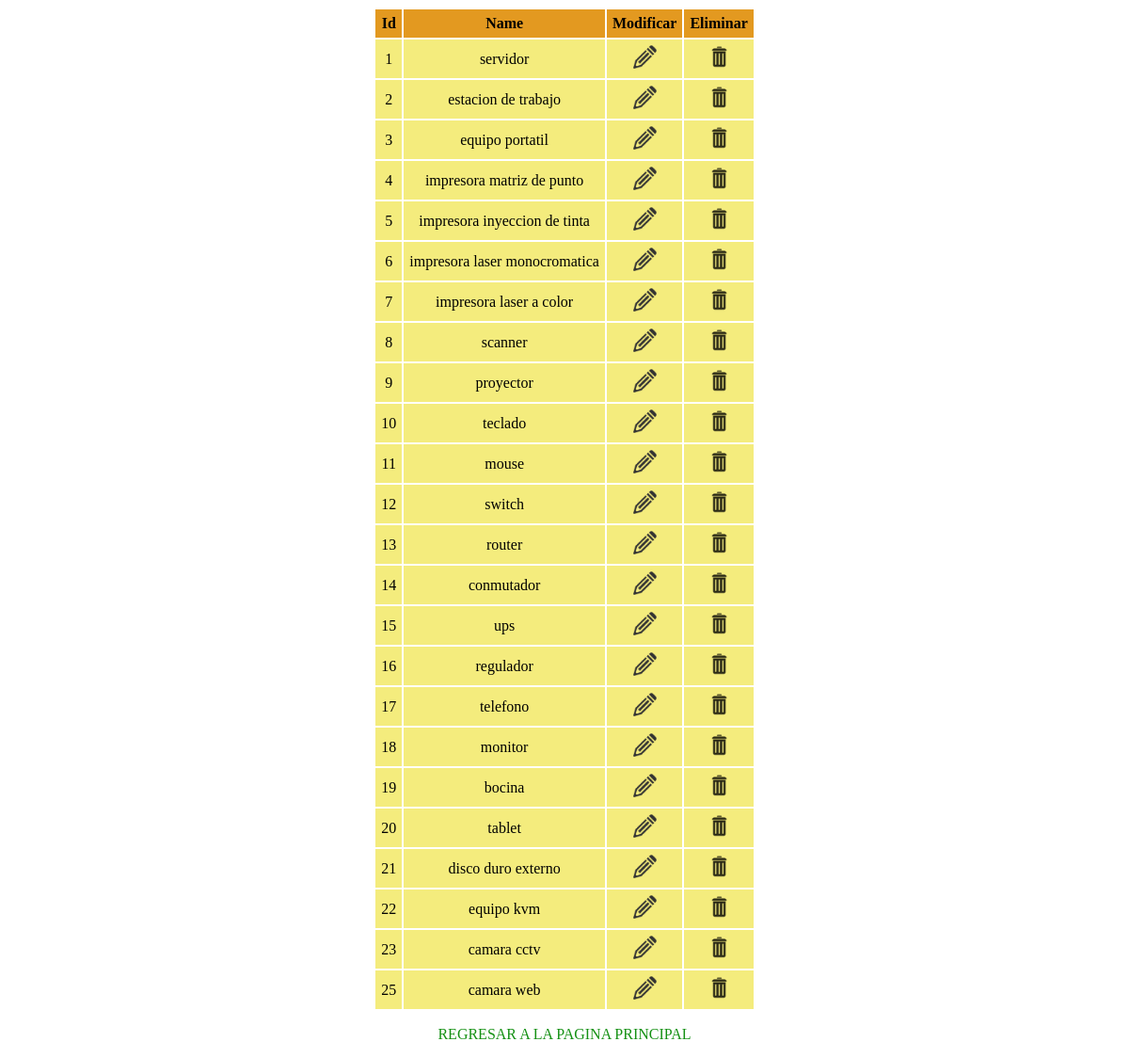
The page /no-rem-reg-rel-typ.php on the database its author committed.
### tables this page shows
CREATE TABLE IF NOT EXISTS `types` (
  `id` int(11) NOT NULL AUTO_INCREMENT,
  `name` varchar(50) NOT NULL,
  PRIMARY KEY (`id`)
);

### connect.php (called while the page is built, shortened)
<?php
class connection {
	private $server;
	private $user;
	private $password;
	private $database;
	protected $connection;
	private function getServer() {
		return $this->server;
	}
	private function setServer($server) {
		$this->server = $server;
	}
	private function getUser() {
		return $this->user;
	}
	private function setUser($user) {
		$this->user = $user;
	}
	private function getPassword() {
		return $this->password;
	}
	private function setPassword($password) {
		$this->password = $password;
	}
	private function getDatabase() {
		return $this->database;
	}
	private function setDatabase($database) {
		$this->database = $database;
	}
	public function connect() {
		$this->connection = new mysqli($this->getServer(), $this->getUser(), $this->getPassword(), $this->getDatabase())
		or die($this->connection->connect_error);
	}
}
?>

### functions.php (called while the page is built, shortened)
<?php
include("connect.php");
class functions extends connection {
	public function selectSQL($tab,$ins=array(),$claus) {
		$rows=array();
		if(!empty($ins)) {
			$val=$this->concat($ins);
			$selectSQL="SELECT ".$val[0]." FROM ".$tab." ".$claus;
		} else {
			$selectSQL="SELECT * FROM ".$tab." ".$claus;
		}
		$res=$this->connection->query($selectSQL) or die($this->connection->connect_error);
		while($row=$res->fetch_assoc()) {
			$rows[]=$row;
		}
		return $rows;
	}
}
?>

### no-rem-reg-rel-typ.php (the view, shortened to what this page needs)
<?php
include("functions.php");
$fun=new functions();
$rows=$fun->selectSQL("types",array(),"");
?>
<!doctype html>
<html>
<head>
    <link rel="stylesheet" type="text/css" href="css/style.css">
</head>
<body>
    <table>
    <?php
    $flag=true;
    foreach($rows as $row) {
        if($flag) {
            echo "<thead>
                  <tr>";
            foreach($row as $element => $object) {
                echo "<th>".$element."</th>";
            }
            echo "<th>modificar</th>
                  <th>eliminar</th>
                  </tr>
                  </thead>";
            $flag=false;
        }
        echo "<tr>";
        foreach($row as $element => $object) {
            echo "<td>".$object."</td>";
        }
		$flag=true;
		foreach($row as $element => $object) {
			if($flag) {
				echo "<td><a href='edit.php?".$element."=".$object."'><img src='img/edit.png'/></a></td>
					  <td><a href='delete.php?".$element."=".$object."&reg=types'><img src='img/delete.png'/></a></td>";
				$flag=false;
			}
		}
		echo "</tr>";
    }
    ?>
    </table>
    <center><p><a href="index.php">REGRESAR A LA PAGINA PRINCIPAL</a></p></center>
</body>
</html>

### css/style.css (style rules this page uses)
a { color: #149013; text-decoration: none; }
img { height: 25px; width: 25px; }
table { margin: 0 auto; text-align: center; }
table thead tr th { background-color: #E39920; border: 2px solid transparent; padding: 4px; text-transform: capitalize; }
table tr td { background-color: #F4EC7D; border: 2px solid transparent; padding: 4px; }

### rows shown on the page
types: element "Id", element "Name", id "1", name "servidor"
types: id "2", name "estacion de trabajo"
types: id "3", name "equipo portatil"
types: id "4", name "impresora matriz de punto"
types: id "5", name "impresora inyeccion de tinta"
types: id "6", name "impresora laser monocromatica"
types: id "7", name "impresora laser a color"
types: id "8", name "scanner"
types: id "9", name "proyector"
types: id "10", name "teclado"
types: id "11", name "mouse"
types: id "12", name "switch"
types: id "13", name "router"
types: id "14", name "conmutador"
types: id "15", name "ups"
types: id "16", name "regulador"
types: id "17", name "telefono"
types: id "18", name "monitor"
types: id "19", name "bocina"
types: id "20", name "tablet"
types: id "21", name "disco duro externo"
types: id "22", name "equipo kvm"
types: id "23", name "camara cctv"
types: id "25", name "camara web"
